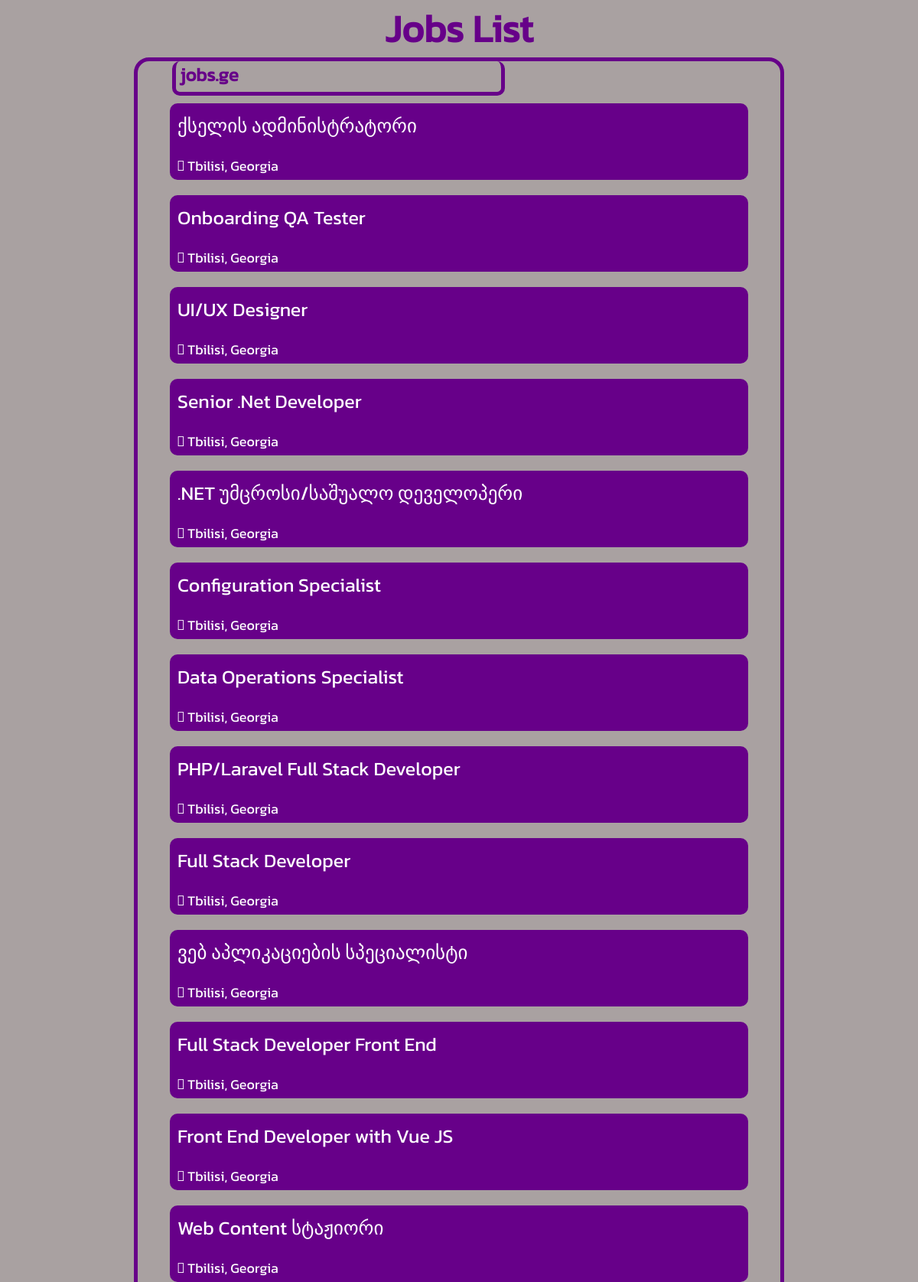
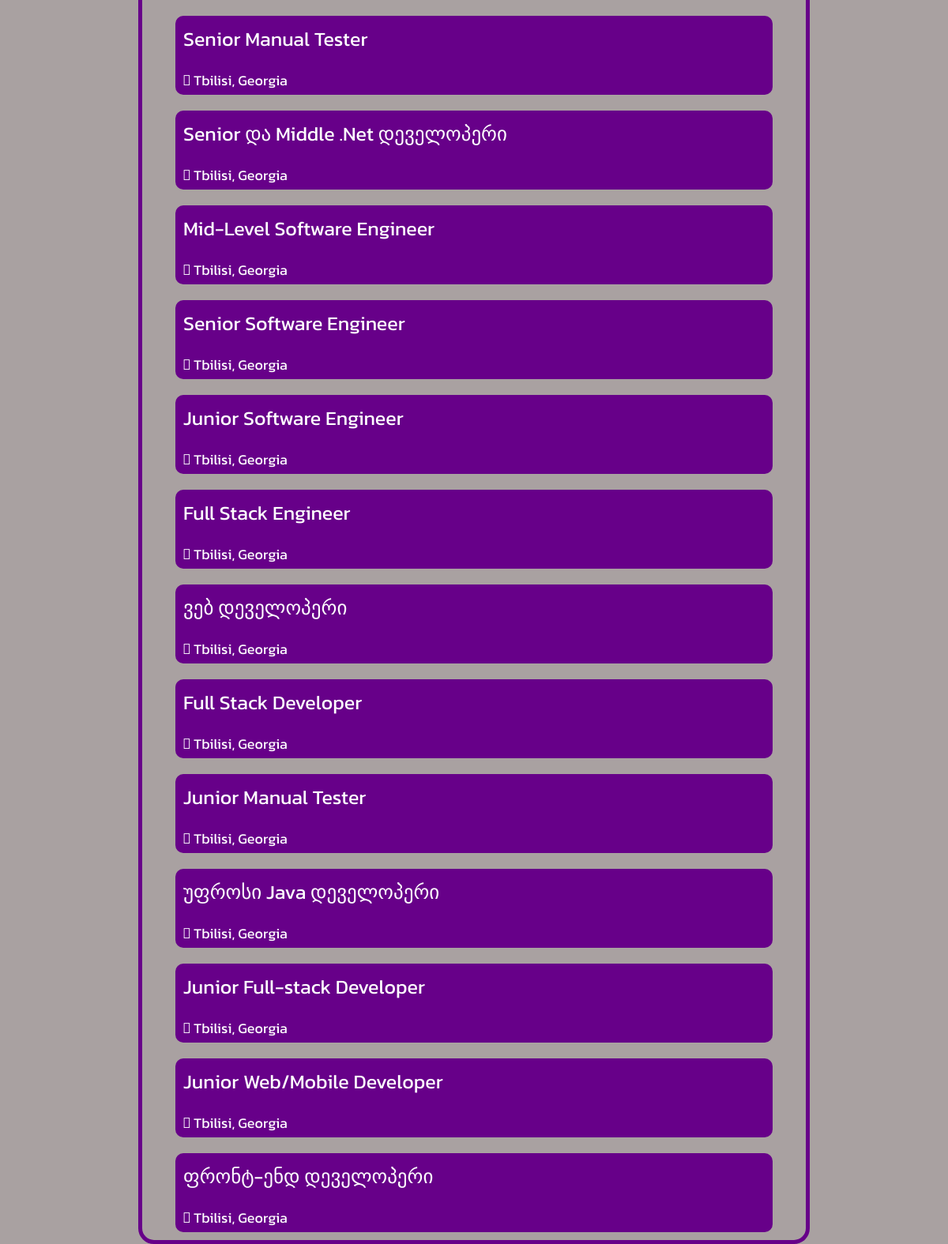
The page / (upper part) on the database its author committed (2 pictures, top to bottom).
### apps/scraper/models.py (models this page shows)
class Job(models.Model):
    id = models.CharField(max_length=255, unique=True, primary_key=True)
    title = models.CharField(max_length=255)
    company_name = models.CharField(max_length=255)
    description = models.TextField()
    location = models.CharField(max_length=255, null=False)
    source_url = models.URLField()
    source_website = models.CharField(max_length=255, null=False)
    scraped_date = models.CharField(max_length=255, null=False, default=get_current_date)
    sent = models.BooleanField(default=False)

### apps/jobs/views.py (the view)
# urls.py: 2. Add a URL to urlpatterns:  path('', views.home, name='home')
def home(request):
    jobs = Job.objects.order_by('source_website')
    grouped_jobs = {}
    for key, group in groupby(jobs, lambda x: x.source_website):
        grouped_jobs[key] = list(group)
    return render(request, 'pages/index.html', {'grouped_jobs': grouped_jobs})

### apps/jobs/templates/pages/index.html (shortened to what this page needs)
{% extends 'base.html' %}
{% block content %}
    {% if grouped_jobs %}
        {% include "components/job_list.html" %}
    {% endif %}
{% endblock content %}

### apps/jobs/templates/components/job_list.html
{% load static %}
<link rel="stylesheet" href="{% static 'css/components/job-list.css' %}">
<div class="job-list">
{% for source, jobs in grouped_jobs.items %}
<section>
  <a href="https://{{source}}" target="_blank">
    <h2>{{ source }}</h2>
  </a>
  <ul>
    {% for job in jobs %}
      <li>
        <a href="/job/{{job.source_website}}/{{job.id}}">
            <div class="title">
                {{job.title}}
            </div>
            <div class="location">
                 {{job.location}}
            </div>
        </a>
      </li>
    {% endfor %}
  </ul>
</section>
{% endfor %}
</div>

### apps/jobs/static/css/styles.css (style rules this page uses)
* { margin: 0; padding: 0; font-family: "Kanit", "Nerd Symbols"; list-style: none; }
a { text-decoration: none; }
body { background: rgb(169, 161, 161); }

### apps/jobs/static/css/components/job-list.css (style rules this page uses)
.job-list { width: 100%; }
.job-list section { width: 70%; height: auto; margin: 0 auto; border: 5px solid #670089; border-radius: 20px; }
.job-list section h2 { color: #670089; margin-left: 45px; border: 5px solid #670089; border-top: none; border-radius: 10px; width: auto; max-width: 50%; padding-left: 5px; padding-bottom: 5px; }
.job-list ul li { display: flex; }
.job-list a { width: 90%; height: 100px; background: #670089; margin: 10px auto; border-radius: 10px; color: white; }
.job-list a .title { margin-left: 10px; margin-top: 10px; font-size: 25px; }
.job-list a .location { margin-left: 10px; margin-top: 20px; font-size: 18px; }

### rows shown on the page
Job: grouped_jobs "jobs.ge", title "ქსელის ადმინისტრატორი", location "Tbilisi, Georgia"
Job: title "Onboarding QA Tester", location "Tbilisi, Georgia"
Job: title "UI/UX Designer", location "Tbilisi, Georgia"
Job: title "Senior .Net Developer", location "Tbilisi, Georgia"
Job: title ".NET უმცროსი/საშუალო დეველოპერი", location "Tbilisi, Georgia"
Job: title "Configuration Specialist", location "Tbilisi, Georgia"
Job: title "Data Operations Specialist", location "Tbilisi, Georgia"
Job: title "PHP/Laravel Full Stack Developer", location "Tbilisi, Georgia"
Job: title "Full Stack Developer", location "Tbilisi, Georgia"
Job: title "ვებ აპლიკაციების სპეციალისტი", location "Tbilisi, Georgia"
Job: title "Full Stack Developer Front End", location "Tbilisi, Georgia"
Job: title "Front End Developer with Vue JS", location "Tbilisi, Georgia"
Job: title "Web Content სტაჟიორი", location "Tbilisi, Georgia"
Job: title "Senior Manual Tester", location "Tbilisi, Georgia"
Job: title "Senior და Middle .Net დეველოპერი", location "Tbilisi, Georgia"
Job: title "Mid-Level Software Engineer", location "Tbilisi, Georgia"
Job: title "Senior Software Engineer", location "Tbilisi, Georgia"
Job: title "Junior Software Engineer", location "Tbilisi, Georgia"
Job: title "Full Stack Engineer", location "Tbilisi, Georgia"
Job: title "ვებ დეველოპერი", location "Tbilisi, Georgia"
Job: title "Full Stack Developer", location "Tbilisi, Georgia"
Job: title "Junior Manual Tester", location "Tbilisi, Georgia"
Job: title "უფროსი Java დეველოპერი", location "Tbilisi, Georgia"
Job: title "Junior Full-stack Developer", location "Tbilisi, Georgia"
Job: title "Junior Web/Mobile Developer", location "Tbilisi, Georgia"
Job: title "ფრონტ-ენდ დეველოპერი", location "Tbilisi, Georgia"
